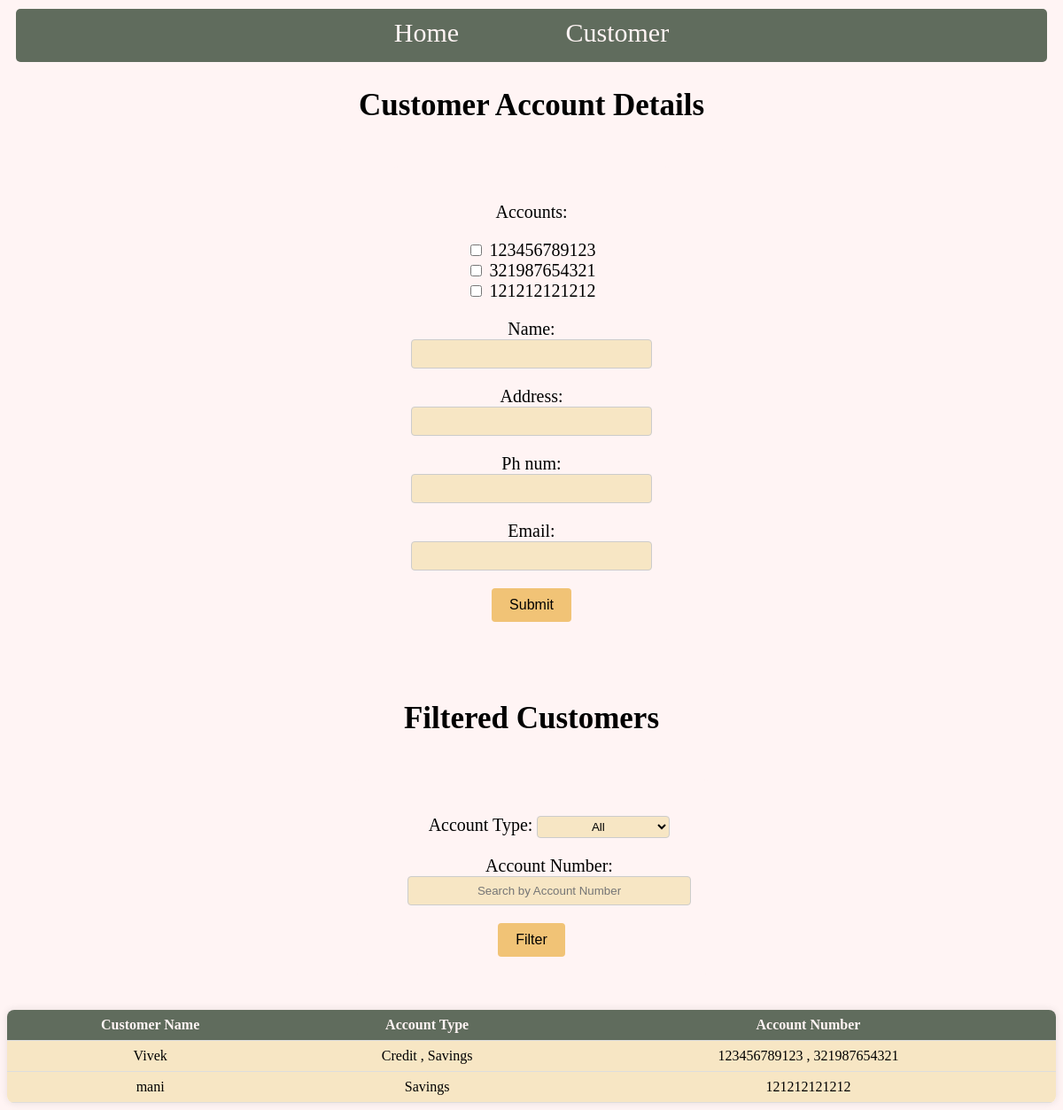
Screenshot of /customer/ with the database file from the repository.
### bankapp/models.py (models this page shows)
class CustomerModel(models.Model):
    accounts = models.ManyToManyField(AccountDetailModel)
    name = models.CharField(max_length=40)
    address = models.CharField(max_length=150)
    ph_num = models.IntegerField()
    email = models.EmailField()

class AccountDetailModel(models.Model):
    account_number = models.IntegerField()
    balance = models.IntegerField()
    Account_Type_Choices = [
        ('Savings','Savings'),
        ('Credit','Credit')
    ]
    account_type = models.CharField(max_length=40,choices=Account_Type_Choices)
    def __str__(self):
        return str(self.account_number)

### bankapp/views.py (the view)
# urls.py: path('customer/',customer,name="customer")
def customer(request):
    if request.method == 'POST':
        form = CustomerForm(request.POST)
        if form.is_valid():
            form.save()
            return render(request, 'customer.html')
    else:
        form = CustomerForm()
    account_type = request.GET.get('account_type')
    account_number = request.GET.get('account_number')
    customers = CustomerModel.objects.all().prefetch_related('accounts')
    if account_type:
        customers = customers.filter(accounts__account_type=account_type)
    if account_number:
        customers = customers.filter(accounts__account_number__icontains=account_number)
    context = {
        'form': form,
        'customers': customers,
    }
    return render(request, 'customer.html', context)

### bankapp/forms.py
class CustomerForm(forms.ModelForm):
    accounts = forms.ModelMultipleChoiceField(queryset=AccountDetailModel.objects.all(),widget=forms.CheckboxSelectMultiple(attrs={'class':'checkbox-inline'}))
    class Meta:
        model = CustomerModel
        fields = "__all__"

### bankapp/templates/customer.html (shortened to what this page needs)
{% extends 'base.html' %}
{% block content %}
<h2 class="heading">Customer Account Details</h2>
<div class="container">
    <form method="POST" class="sub-container">
        {{ form.as_p }}
        <input type="submit" value="Submit">
    </form>
</div>
    <h2 class="heading">Filtered Customers</h2>
    <div class="container">
        <form method="GET" action="{% url 'customer' %}" class="sub-container">
            <ul><label for="account_type">Account Type:</label>
            <select name="account_type" id="account_type">
                <option value="">All</option>
            </select></ul>
            <ul><label for="account_number">Account Number:</label>
            <input type="text" name="account_number" id="account_number" placeholder="Search by Account Number"></ul>
            <input type="submit" value="Filter">
        </form>
    </div>
    <table>
        <thead>
            <tr>
                <th>Customer Name</th>
                <th>Account Type</th>
                <th>Account Number</th>
            </tr>
        </thead>
        <tbody>
            {% for customer in customers %}
            <tr>
                <td>{{ customer.name }}</td>
                <td>
                    {% for account in customer.accounts.all %}
                        {{ account.account_type }}
                        {% if not forloop.last %}, {% endif %}
                    {% endfor %}
                </td>
                <td>
                    {% for account in customer.accounts.all %}
                        {{ account.account_number }}
                        {% if not forloop.last %}, {% endif %}
                    {% endfor %}
                </td>
            </tr>
            {% empty %}
            <tr>
                <td colspan="3">No customers found.</td>
            </tr>
            {% endfor %}
        </tbody>
    </table>
{% endblock %}

### templates/base.html (shortened to what this page needs)
{% load static %}
<html>
	<head>
		<link rel="stylesheet" href="{% static 'c1.css' %}"/>
	</head>
	<body>
		<div class="nav">
			<a href="{% url 'home' %}">Home</a>
        	<a href="{% url 'customer' %}">Customer</a>
		</div>
        {% block content %}
        {% endblock %}
	</body>
</html>

### bankapp/static/c1.css (style rules this page uses)
* { background-color:#FFF4F4; }
.nav { background-color:#606C5D; height: 50px; text-align: center; margin: 10px; padding-top: 10px; border-radius: 5px; }
.nav a { font-size: 30px; background-color:#606C5D; color:#FFF4F4; margin:5%; text-decoration:none; }
.heading { font-size: 35px; text-align: center; }
.sub-container { background-color: #FFF4F4; padding: 20px; border-radius: 5px; }
.sub-container input[type="text"], .sub-container input[type="email"], .sub-container textarea, .sub-container input[type="date"], .sub-container input[type="number"] { background-color: #F7E6C4; width: 100%; padding: 8px; border: 1px solid #ccc; border-radius: 4px; text-align: center; }
.sub-container select { background-color: #F7E6C4; border: 1px solid #ccc; border-radius: 4px; text-align: center; width: 150px; height: 25px; }
.sub-container input[type="submit"] { background-color: #F1C376; color: black; border: none; border-radius: 4px; padding: 10px 20px; font-size: 16px; cursor: pointer; }
.container { text-align: center; width: 400px; margin: 0 auto; padding: 20px; border-radius: 5px; font-size: 20px; }
.container form { display: inline-block; }
table { width: 100%; border-collapse: collapse; border-radius: 8px; overflow: hidden; box-shadow: 0 0 10px rgba(0, 0, 0, 0.1); }
table th, table td { padding: 8px; text-align: center; border-bottom: 1px solid #ddd; }
table th { background-color: #606C5D; font-weight: bold; color: #FFF4F4; }
table td, table td ul { background-color: #F7E6C4; }

### rows the page displays
CustomerModel: name "Vivek"
AccountDetailModel: account_type "Credit", account_number "123456789123"
AccountDetailModel: account_type "Savings", account_number "321987654321"
CustomerModel: name "mani"
AccountDetailModel: account_type "Savings", account_number "121212121212"
